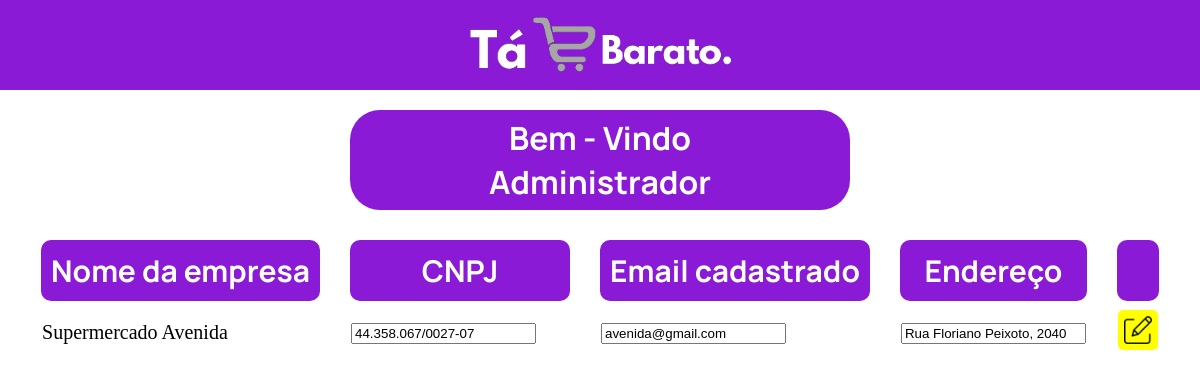
/edita/edita.php?id=1, run on the app's committed database.
### tables this page shows
CREATE TABLE `mercados` (
  `ID_Mercado` int(11) NOT NULL,
  `Nome` varchar(100) NOT NULL,
  `Endereco` varchar(200) NOT NULL,
  `CNPJ` varchar(20) NOT NULL,
  `Email` varchar(200) NOT NULL,
  `Senha` varchar(60) NOT NULL
);

### edita/edita.php (the view, shortened to what this page needs)
<?php
  include '../php/conexao.php';
  $id = $_GET['id'];
  $query = "SELECT * FROM mercados WHERE ID_Mercado = '$id'";
  $resultado = mysqli_query($conexao, $query);
  $linha = mysqli_fetch_array($resultado);
?>
<!DOCTYPE html>
<html lang="pt-br">
  <head>
    <link rel="stylesheet" href="admin.css" />
  </head>
  <body>
    <div id="container">
      <nav class="barra">
        <a href="../TaBarato_inicial/index.php"><img
          src="imagens/logo.png"
          alt="logo da marca TaBarato"
          style="width: 297px; height: 60px"
        />
        </a>
      </nav>
      <div class="header">
        <div class="welcome">
          <a href="../admin/admin.php" style="text-decoration:none;color:white; flex-direction:column;">
            <h1>Bem - Vindo<br />Administrador</h1>
          </a>
        </div>
      </div>
      <div class="admin">
        <form action="../php/edita.php" method="POST">
          <table class="table tb_a">
            <thead>
              <th>Nome da empresa</th>
              <th id="thcnpj">CNPJ</th>
              <th>Email cadastrado</th>
              <th>Endereço</th>
              <th></th>
            </thead>
            <tbody>
              <tr>
                  <td><input type="hidden" name="id" value="<?php echo $linha['ID_Mercado']; ?>"><?php echo $linha['Nome'] ?></td>
                  <td><input type="text" name ="cnpj" value="<?php echo $linha['CNPJ']; ?>"></td>
                  <td><input type="text" name="email" value="<?php echo $linha['Email']; ?>" maxlength="199"></td>
                  <td><input type="text" name="endereco" value="<?php echo $linha['Endereco']; ?>" maxlength="199"></td>
                  <td><button type="submit" class="edit"><img src="imagens/editar.png"/></buttton></td>
              </tr>
            </tbody>
          </table>
        </form>
      </div>
    </div>
  </body>
</html>

### edita/admin.css (style rules this page uses)
.tb_a { animation: go-back 1s; }
body { box-sizing: content-box; margin: 0; }
.barra { background-color: #8A1AD5; height: 90px; width: 100%; display: flex; justify-content: center; align-items: center; }
.header { display: flex; justify-content: center; align-items: center; margin-top: 20px; text-align: center; font-family: 'Manrope', sans-serif; color: white; }
.welcome { display: flex; justify-content: center; align-items: center; background-color: #8A1AD5; width: 500px; height: 100px; border-radius: 30px; animation: go-back 1s; }
.admin { display: flex; justify-content: center; align-items: center; margin-top: 30px; }
.table { border-collapse: separate; border-spacing: 30px 8px; margin-top: -8px; }
#thcnpj { width: 200px; }
.edit { width: 40px; height: 40px; background-color: yellow; border: 0px; border-radius: 5px; cursor: pointer; }
img { object-fit:contain; width: 100%; height: 100%; }
th { font-size: 30px; background-color:#8A1AD5; border-radius: 10px; padding: 10px; color: white; font-family: 'Manrope', sans-serif; }
td { font-size: 20px; }

### data on the page
mercados: Nome "Supermercado Avenida", cnpj "44.358.067/0027-07", email "avenida@gmail.com", endereco "Rua Floriano Peixoto, 2040"
